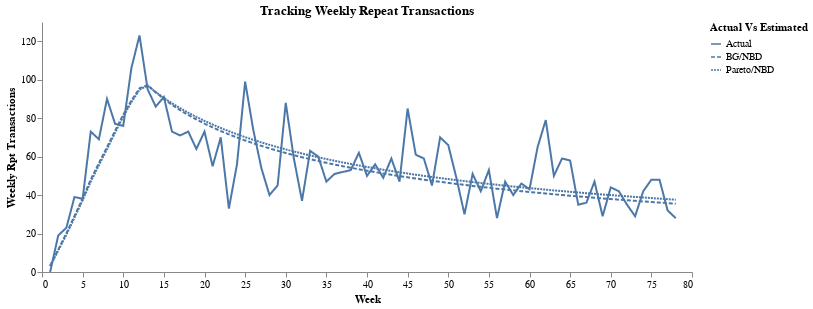

The notebook cell saved with this chart:
### Code cell
weekly_sales_plot_data = (
    actual_repeat_sales
    .rename({'Weekly Sales': 'Actual'})
    .join(other=paretonbd_repeat_sales, on='Week', how='left', suffix=' - Pareto/NBD')
    .rename({'Weekly Sales': 'Pareto/NBD'})
    .join(other=bgnbd_repeat_sales, on='Week', how='left', suffix=' - BG/NBD')
    .rename({'Weekly Sales': 'BG/NBD'})
    .unpivot(on=['Actual', 'Pareto/NBD', 'BG/NBD'], index='Week', value_name='Weekly Sales', variable_name='Actual Vs Estimated')
)

(
    alt.Chart(weekly_sales_plot_data).mark_line()
    .encode(x=alt.X('Week', title='Week'), 
            y=alt.Y('Weekly Sales', title='Weekly Rpt Transactions'), 
            strokeDash='Actual Vs Estimated:N')
    .properties(
            width=650,
            height=250,
            title='Tracking Weekly Repeat Transactions'
        ).configure_view(stroke=None).configure_axisY(grid=False).configure_axisX(grid=False)         
)

### Figure 1 — Vega-Lite specification as saved in the notebook (floating-point values rounded to 4 significant figures; data arrays with more than 128 entries replaced by an {"elided": "..."} marker saying what was removed)
{"$schema": "https://vega.github.io/schema/vega-lite/v5.20.1.json", "config": {"axisX": {"grid": false}, "axisY": {"grid": false}, "view": {"continuousHeight": 300, "continuousWidth": 300, "stroke": null}}, "data": {"name": "data-9aad4b451532a27b17279fa28cef70cd"}, "datasets": {"data-9aad4b451532a27b17279fa28cef70cd": {"elided": "234 records"}}, "encoding": {"strokeDash": {"field": "Actual Vs Estimated", "type": "nominal"}, "x": {"field": "Week", "title": "Week", "type": "quantitative"}, "y": {"field": "Weekly Sales", "title": "Weekly Rpt Transactions", "type": "quantitative"}}, "height": 250, "mark": {"type": "line"}, "title": "Tracking Weekly Repeat Transactions", "width": 650}
